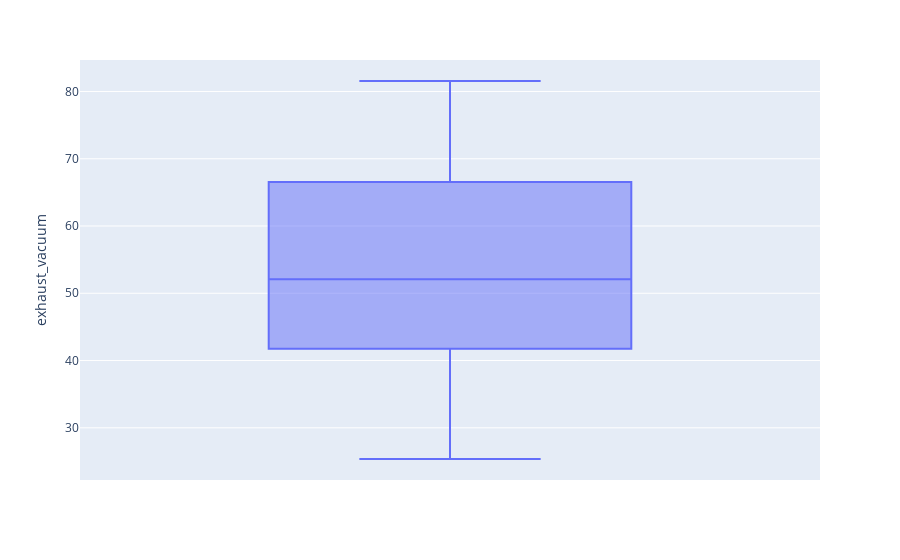

Notebook cell for this chart:
### Code cell
fig3= px.box(energy_data,y='exhaust_vacuum')
fig3.show()

### Figure 1 — Plotly figure (JSON) as saved in the notebook; plotly's stock layout.template omitted (floating-point values rounded to 4 significant figures; data arrays with more than 128 entries replaced by an {"elided": "..."} marker saying what was removed)
{"data": [{"alignmentgroup": "True", "hovertemplate": "exhaust_vacuum=%{y}<extra></extra>", "legendgroup": "", "marker": {"color": "#636efa"}, "name": "", "notched": false, "offsetgroup": "", "orientation": "v", "showlegend": false, "type": "box", "x0": " ", "xaxis": "x", "y": {"elided": "9568 float values"}, "y0": " ", "yaxis": "y"}], "layout": {"boxmode": "group", "legend": {"tracegroupgap": 0}, "margin": {"t": 60}, "xaxis": {"anchor": "y", "domain": [0, 1]}, "yaxis": {"anchor": "x", "domain": [0, 1], "title": {"text": "exhaust_vacuum"}}}}
